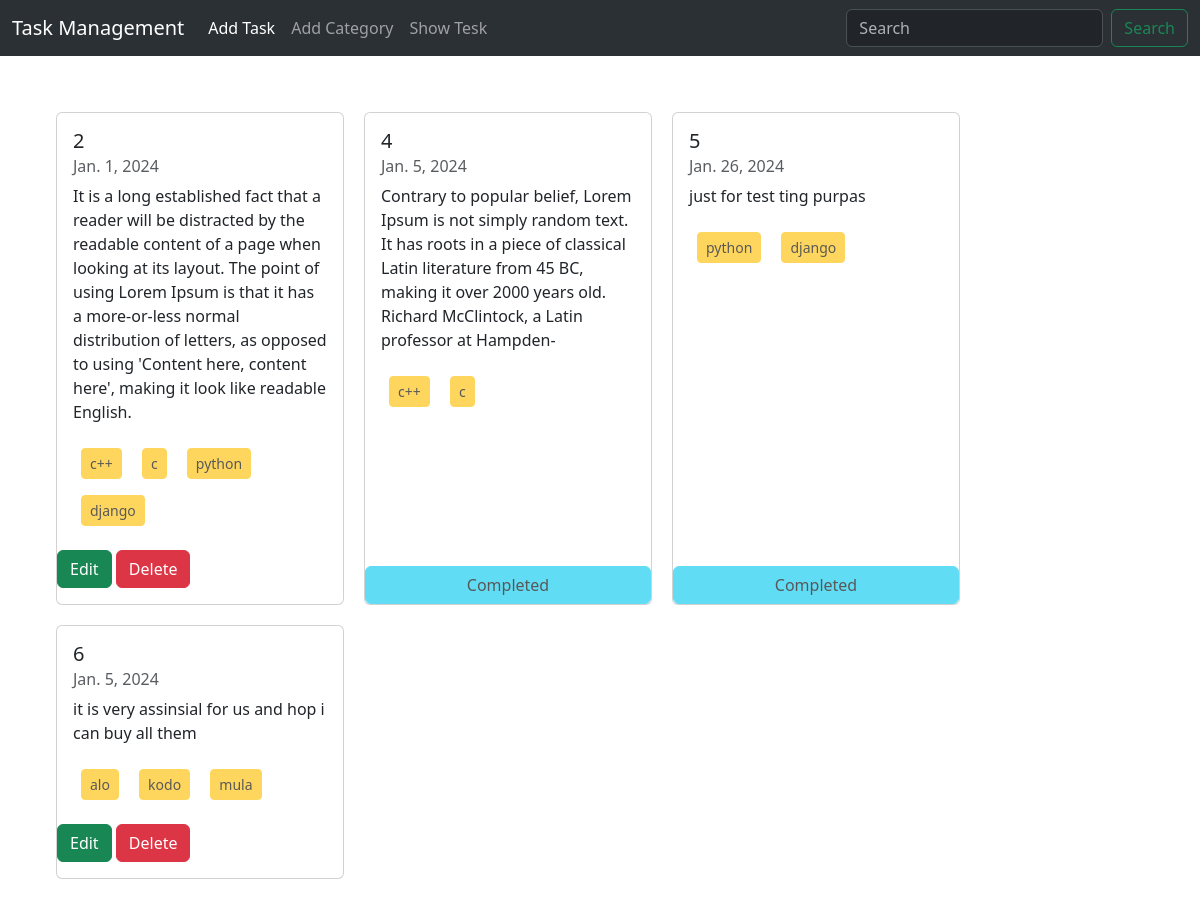
The page /home on the database its author committed.
### task/models.py (models this page shows, shortened)
class task(models.Model):
    taskTitle = models.CharField(max_length=100)
    taskDescription = models.TextField()
    is_complete = models.BooleanField(default=False)
    Task_Assign_Date = models.DateField()
    catagory = models.ManyToManyField(catagory)

### category/models.py (models this page shows, shortened)
class catagory(models.Model):
    Category_Name = models.CharField(max_length=100)

### task_managemant/views.py (the view)
# urls.py: path('home', views.home, name='showtask'),
def home(request):
    data = task.objects.all()
    return render(request, 'home.html', {'data': data})

### templates/home.html (shortened to what this page needs)
{% extends 'base.html' %}
{% block content %}
<dev class="d-flex flex-wrap justity-content-center p-5 pt-5 m-2" style="gap: 20px;">
    {% for task in data %}
    <div class="card" style="width: 18rem;">
        <div class="card-body">
          <h5 class="card-title">{{task.id}}</h5>
          <h6 class="card-subtitle mb-2 text-body-secondary">{{task.Task_Assign_Date}}</h6>
          <p class="card-text">{{task.taskDescription}}</p>
          {% for cat in task.catagory.all %}
          <button class="btn btn-warning btn-sm m-2" disabled > {{cat.Category_Name}}</button>
          {% endfor %}
        </div>
        {% if not task.is_complete %}
          <p>
            <a href="{% url 'edit_task' task.id %}" class="btn btn-success">Edit</a>
            <a href="{% url 'delete_task' task.id %}" class="btn btn-danger">Delete</a>
          </p>
          {% else %}
          <button class="btn btn-info" disabled>Completed</button>
          {% endif %}
        </div>
      {% endfor %}
</dev>
{% endblock %}

### templates/base.html (shortened to what this page needs)
<!DOCTYPE html>
<html lang="en">
<head>
    <link href="https://cdn.jsdelivr.net/npm/bootstrap@5.3.2/dist/css/bootstrap.min.css" rel="stylesheet">
</head>
<body>
    <nav class="navbar navbar-expand-lg bg-body-tertiary navbar bg-primary" data-bs-theme="dark">
        <div class="container-fluid">
          <a class="navbar-brand" href="#">Task Management</a>
          <div class="collapse navbar-collapse" id="navbarSupportedContent">
            <ul class="navbar-nav me-auto mb-2 mb-lg-0">
              <li class="nav-item">
                <a class="nav-link active" aria-current="page" href="{% url 'add_task' %}">Add Task</a>
              </li>
              <li class="nav-item">
                <a class="nav-link" href="{% url 'add_category' %}">Add Category</a>
              </li>
              <li class="nav-item">
                <a class="nav-link" href="{% url 'showtask' %}">Show Tesk</a>
              </li>
            </ul>
            <form class="d-flex" role="search">
              <input class="form-control me-2" type="search" placeholder="Search" aria-label="Search">
              <button class="btn btn-outline-success" type="submit">Search</button>
            </form>
          </div>
        </div>
      </nav>
      {% block content %}
      {% endblock %}
</body>
</html>

### rows shown on the page
task: id "2", Task_Assign_Date "Jan. 1, 2024", taskDescription "It is a long established fact that a reader will be distracted by the readable content of a page when looking at its layout. The point of using Lorem Ipsum is that it has a more-or-less normal distribution of letters, as opposed to using 'Content here, content here', making it look like readable English.", is_complete "Edit"
catagory: Category_Name "c++"
catagory: Category_Name "c"
catagory: Category_Name "python"
catagory: Category_Name "django"
task: id "4", Task_Assign_Date "Jan. 5, 2024", taskDescription "Contrary to popular belief, Lorem Ipsum is not simply random text. It has roots in a piece of classical Latin literature from 45 BC, making it over 2000 years old. Richard McClintock, a Latin professor at Hampden-", is_complete "Completed"
task: id "5", Task_Assign_Date "Jan. 26, 2024", taskDescription "just for test ting purpas", is_complete "Completed"
task: id "6", Task_Assign_Date "Jan. 5, 2024", taskDescription "it is very assinsial for us and hop i can buy all them", is_complete "Edit"
catagory: Category_Name "alo"
catagory: Category_Name "kodo"
catagory: Category_Name "mula"
